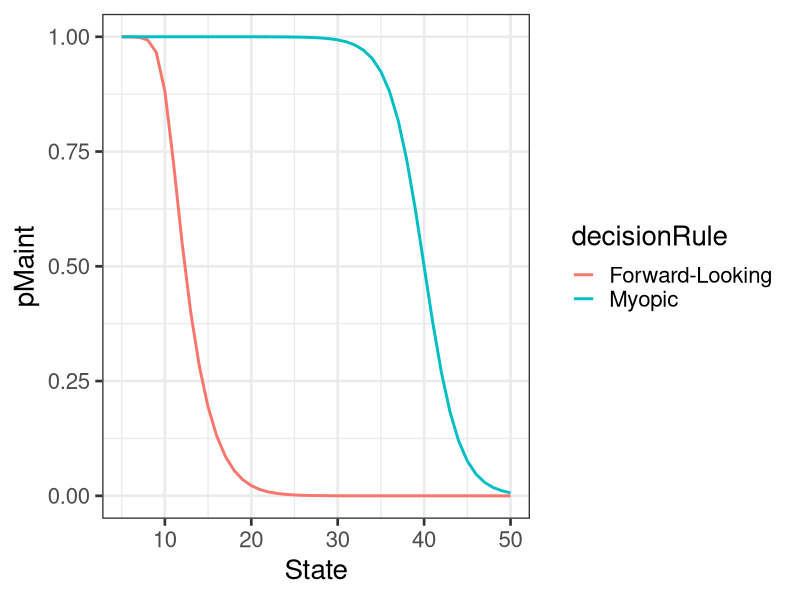
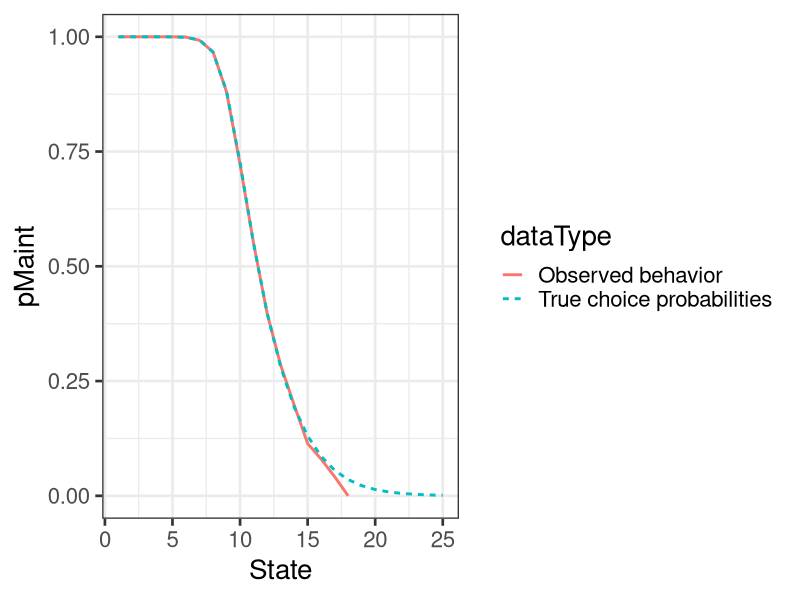
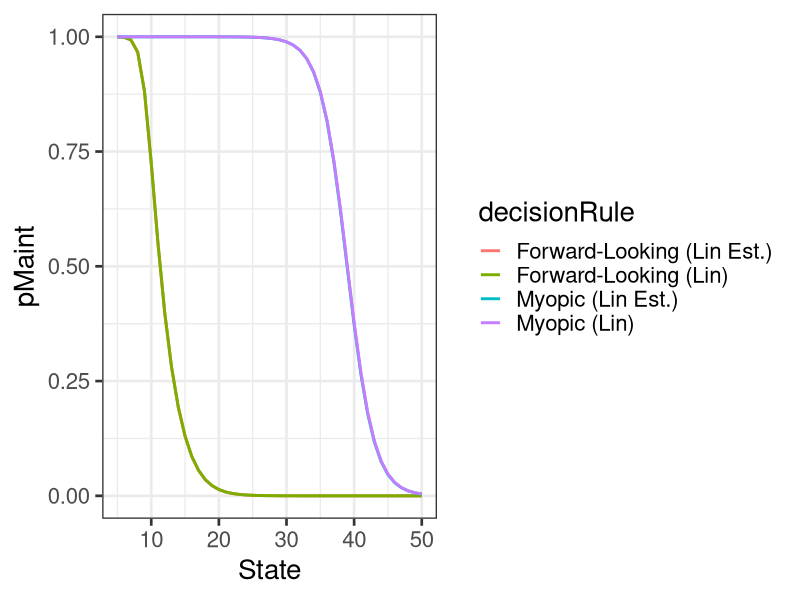

The R source for these figures, in order:
#see https://github.com/QuentinAndre/John-Rust-1987-Python/blob/master/Data%20Generation%20and%20Likelihood%20Fit.ipynb
library(ggplot2)
library(msm)

#1) Number of States and Transitions
# In this paper, the agent observes each bus at a given time t, and makes 
# a decision regarding the replacement of the engine or its maintenance as a 
# function of the observed state of the engine (i.e. its mileage).

# As in the original paper, we discretize the number of states into 
# intervals of length 5000, and define a transition density which governs 
# the evolution of mileage from one time period to another:

# p(x_t+1|x_t,i_t,theta_3) = g(x_t+1-x_t,theta_3) if i_t=0
#                          = g(x_t+1-0,theta_3) if i_t=1

# Here, the function g is defined by a multinomial distribution on 
# the set {0, 1, 2}. In other words, the probability that a bus'
# mileage will increase by a value x between now and the next 
# maintenance decision is:

# theta_31 if x in c(0,5000)
# theta_32 if x in c(5001,10000)
# theta_33 = 1-(theta_31-theta_32) if  x > 10000

#2) Decision Criteria

# The utility function of the decision maker for a single time period is:

# u(x_t,i,theta_1) = -c(x_t,theta_1) + e_t(0) if i = 0
#                  = -RC-c(x_t,theta_1) + e_t(1) if i = 1

# The agent will chose the decision which maximizes its utility. 
# If the agent is forward looking (i.e. if beta != 0), he does 
# not only maximize his utility in the present time period, but 
# also his future utility discounted by beta

# Since beta cannot be estimated without knowing the 
# utility function, we will later set beta to its true value.

# 3) Cost Function 

# A functional form has to be imposed on the cost function c(x_t).

# In this recreation, we assume that the replacement cost is a constant RC, 
# and allow the maintenance cost MC(s,theta_1) to be a linear, exponential 
# or logarithmic function of the state of the bus scaled by a 
# parameter theta_1

#DATA GENERATING PROCESS--------------------------------------------

# 1) Bus Mileage

# A. Introduction
# The generation of a fake dataset can be done in two different ways:
#  -Generating monthly mileage increase from a continuous distribution, discretize the mileage, 
#   and recover the state transition parameters (theta_3) using a maximum-likelihood estimation 
#   (as done in the paper).
#  -Set the vector theta_3 to an arbitrary value, and generate discrete states transitions 
#   with corresponding probabilities.

# The advantage of the first method is that this is closer to what is actually done in the paper: 
# indeed, the focal goal of the paper is to recover RC and the cost scaling vector of parameters theta_1.

# If the decision of the agent is based on the discretized state (and not on the actual mileage), 
# then this approach is not noisier than the second one.

# B. Mileage Transition Definition
# For this reason, we will adopt this first approach, and assumes that the increase in mileage
# follows a truncated normal distribution bounded at [0, 15000]:

# (M_t+1-M_t)~NTrunc(6000,4000)

# The parameters are arbitrarily chosen to ensure that the state transitions probabilities are plausible:

lower=0
upper=15000
mu=6000
sigma=4000

p_x0 = ptnorm(5000,mu,sigma,lower,upper)
p_x1 = ptnorm(10000,mu,sigma,lower,upper)-p_x0
p_x2 = 1 - p_x1 - p_x0
p = c(p_x0, p_x1, p_x2)

p

#p[1] chance of keeping the same mileage, p[2] chance of increasing the mileage state by 1, p[3] chance of increasing the mileage state by 2

#2) Agent's Decisions

# A. Initialization of the variables
# The replacement cost, the maintenance cost function parameters, and the discount rate
# are defined in this section. We set up the discount rate to be lower than in the paper
# to speed up the convergence of the contraction mapping algorithm

rc = 20
theta1_1 = 0.5
theta1_2 = 0.01
beta = 0.75

# B. Definition of the cost function

myopic_costs=function(S, MF, params, p){
  
  "This function computes the myopic expected cost associated with each decision for each state, 
   and returns an array of state/decision costs.
    
   Takes:
    * An integer S, describing the possible states of the bus
    * A maintenance cost function MF, which takes a vector of parameters and a 'state' argument
    * A vector params, to be supplied to the maintenance cost function MF. The first element of 
      the vector is the replacement cost rc.
    * A (3x1) vector p describing the state transitions probabilities 
        
    Returns:
    * A (Sx2) array containing the maintenance and replacement costs for the N possible states of the bus"
  
  rc = params[1]
  maint_cost = rep(NA,S)
  repl_cost = rep(NA,S)
  
  for(s in 1:S){
    maint_cost[s] = MF(s,params[-1])
    repl_cost[s] = rc
  }
  
  cbind(maint_cost,repl_cost)
}

# We assume different possible forms for the maintenance cost function:
# A linear form: MF(s,theta)=theta_11*s
# A quadratic form: MF(s,theta)=theta_11*s+theta_12*s^2
# An exponential form: MF(s,theta)=exp(theta_11*s)
# A log form: MF(s,theta)=log(theta_11+theta_12*s)

lin_cost=function(s,params) s*params[1]
quad_cost=function(s,params) s*params[1]+s^2*params[2]
exp_cost=function(s,params) exp(s*params[1])
log_cost=function(s,params) log(params[1] + s*params[2])

# C. Definition of the choice probabilities, as a function of an array of costs

choice_prob=function(cost_array){
  
  # Returns the probability of each choice, conditional on an array of state/decision costs.
  
  S = nrow(cost_array)
  cost = cost_array-apply(cost_array,1,min) #take the difference since 1) results are the same 2) more stable with exp()
  util = exp(-cost)
  pchoice = util/rowSums(util)
  
  pchoice
}

# D. The Contraction Mapping Algorithm (generate the forward-looking choice probabilities)

contraction_mapping=function(S, p, MF, params, beta=0.75, threshold=1e-6, suppr_output=FALSE){
  
  "Compute the non-myopic expected value of the agent for each possible decision and each possible 
  state of the bus.
  Iterate until the difference in the previously obtained expected value and the new expected value
  is smaller than the threshold.

  Takes:
  * A finite number of states S
  * A state-transition probability vector p = [p(0), p(1), p(2), ..., p(k)] of length k < S
  * A maintenance cost function MF
  * A vector params for the cost function
  * A discount factor beta (optional)
  * A convergence threshold (optional)

  Returns:
  * The converged choice probabilities for the forward-looking and myopic agents for each state, 
  conditional on 'params'"
  
  achieved = TRUE
  
  # Initialization of the state-transition matrices
  # ST_mat: describe the state-transition probabilities if the maintenance cost is incurred
  # RT_mat: regenerate the state to 0 if the replacement cost is incurred.
  # [a,b] = transition from state "a" to "b"
  ST_mat = matrix(0,S,S)
  lp = length(p)
  for(i in 1:S){
    for(j in 1:lp){
      if((i+j-1)<S)  ST_mat[i,i+j-1] = p[j]
      if((i+j-1)==S) ST_mat[i,i+j-1] = sum(p[j:lp]) #out of columns, so collapse the probabilities
    }
  }
  
  R_mat = cbind(1,matrix(0,S,S-1))
  
  # Initialization of the expected value (which is also the myopic decision cost of the agent).
  # Here, the forward-looking component is initialized at 0.
  k = 0
  EV = matrix(0,S,2)
  EV_myopic = EV_new = myopic_costs(S, MF, params, p)
  
  # Contraction mapping loop
  while(max(abs(EV_new-EV)) > threshold){
    # Store the former expected value
    EV = EV_new
    # Obtained the probability of maintenance and replacement from the former expected value
    pchoice = choice_prob(EV)
    # Compute the expected cost for each state: Nx1 vector
    ecost = rowSums(pchoice*EV)
    # Compute the two components of forward-looking utility: In case of maintenance, 
    # utility of future states weighted by transition probabilities. In case of replacement,
    # the future utility is the utility of state 0
    futil_maint = ST_mat%*%ecost
    futil_repl = R_mat%*%ecost
    futil = cbind(futil_maint,futil_repl)
    # Future utility is discounted by beta, and added to the myopic cost. 
    EV_new = EV_myopic + beta*futil
    k = k+1
    if(k == 1000) achieved = FALSE
  }
  
  if(!suppr_output){
    if(achieved){
      cat("Convergence achieved in ",k," iterations")
    } else {
      cat("CM could not converge! Mean difference = ",round(mean(EV_new-EV),2))
    }
  }
  
  list(CP_forward=choice_prob(EV_new),CP_myopic=choice_prob(EV_myopic))
}

# IV. Generation of simulated data (using a linear cost specification)

# 1) True coefficients

# Here, we use the same coefficients as the one described earlier:

# Cost and discount coefficients:
rc=20
theta11=0.5
theta12=0.01
beta=0.75

# State transition probabilities: (Mileage_t+1-Mileage_t)~NTrunc(6000,4000), such that:
p_x0=0.36
p_x1=0.48
p_x2=0.16

# Finally, we assume that there are 70 discrete states for the bus' mileage 
# (i.e. no bus has a mileage greater than 345,000 in the dataset).

# 2) Choice probabilities, as a function of the bus' state:

# Using the Contraction Mapping algorithm implemented earlier, we can obtain the 
# probabibility of maintenance as a function of the bus' state for a forward-looking
# agent and a myopic agent.

params_lin = c(rc,theta11)
p = c(p_x0, p_x1, p_x2)
S = 70
out = contraction_mapping(S=S, p=p, MF=lin_cost, params=params_lin, beta = .75)
lin_forward=out$CP_forward
lin_myopic=out$CP_myopic
pchoice = lin_forward[,1]

ggdat1 = data.frame(decisionRule=c(rep("Forward-Looking",nrow(lin_forward)),
                                   rep("Myopic",nrow(lin_forward))),
                    pMaint=c(lin_forward[,1],lin_myopic[,1]),
                    State=rep(1:S,times=2))

ggplot(ggdat1,aes(y=pMaint,x=State,color=decisionRule))+geom_line(lwd=1)+theme_bw(20)+xlim(5,50)

# 3) The bus replacement dataset.

# A. Initialization

# First, we decide on a number of bus, that we initialize in state 0.
# We treat the dataset as an N_Bus x 4 array, containing:
# -The identifier of the buses
# -The choice made for the buses at this time
# -The mileage
# -The states

# B. State transition functions

# The dataset of buses transition from one period to another in the following way:
# -The agent observes the current state of the buses, and take a decision to maintain (0) or replace (1) each bus.

# -The mileage of each bus is updated a first time:
#   -Kept at its current value if the agent decided to maintain the engine
#   -Reset to 0 if the agent decided to replace the engine

# -The mileage of each bus is updated a second time : a random draw is taken from the 
#   mileage increment random variable for each bus, and the corresponding mileage is added 
#   to the mileage of the bus.

# -The state of each bus is updated to reflect its new mileage

# We define below the transition function

transition=function(bus_df, pchoice){
  
  #Return the updated bus dataset after one decision of our agent.
  
  #Takes:
  # bus_df : A dataframe of buses, containing the identifier of the buses, their mileages, and their current state.
  # *The columns are named: "id","choice","milage","state"
  # pchoice : The converged probabities of the agent choosing to maintain the bus (Sx1 vector)
  
  #Returns:
  #The updated dataset of buses, with the new decisions appended at the end of the dataframe.
  
  # Recovering the number of buses, the previous mileage and the previous states of the buses
  nbus = max(bus_array$id)
  obs = nrow(bus_array)
  ind = (obs-nbus+1):obs #index to capture the previous 'nbus' rows
  prev_mileage = bus_array$mileage[ind]
  prev_states = bus_array$state[ind]
  # Generating choices from choice probabilities, conditional on the state of each bus
  #Make a decision to maintain or replace the bus, based on a probability of choice p and a current state s
  choices = (runif(nbus)>pchoice[prev_states+1])*1
  
  # Generating the new mileage and state
  new_mileage = (1-choices)*prev_mileage + rtnorm(nbus,mu,sigma,lower,upper)
  new_states = floor(new_mileage/5000)
  new_array = data.frame(id=1:nbus,choice=rep(0,nbus),mileage=new_mileage,state=new_states)
  bus_array$choice[ind]=choices #put the choices in the "last" set of observations
  
  rbind(bus_array, new_array)
}

# C. Generation of the full dataset

# The complete dataset is generated by making the agent take a series of decisions.
# Here, we assume that the agent takes nbus consecutive decisions.
# The total number of data points generated will be equal to nbus*nperiod (nbus buses and nperiod time periods).

bus_dgp=function(nbus,nperiod,pchoice){
  
  "Genearates a simulated bus decision process for nbus buses over nperiod decisions
  #using the converged choice probabilities pchoice
  
  Takes:
  * nbus:    The number of buses to simulate
  * nperiod: The number of decision periods
  * pchoice: (S x 1) vector of probabilities. Represents probability of 'maintaining' the bus in each state (versus replacing).
  
  Returns:
  * A dataframe of size (nbus*nperiod x 4) with columns id, choice, mileage, state"
  
  nobs = nbus*nperiod
  bus_df = data.frame(id=rep(1:nbus,times=nperiod),
                      choice=rep(NA,nobs),
                      mileage=rep(NA,nobs),
                      state=rep(NA,nobs))
  
  #Initialization
  bus_df[1:nbus,1] = 1:nbus
  bus_df[1:nbus,-1] = 0
  
  i = 1 
  while(i<nobs){
    prev_ind = seq(from=i,by=1,length.out=nbus) #index of the "last" decisions
    next_ind = prev_ind+nbus                    #index of the "next" decisions
    
    prev_mileage = bus_df$mileage[prev_ind]
    prev_state = bus_df$state[prev_ind]  
    
    # Generating choices from choice probabilities, conditional on the state of each bus
    # Make a decision to maintain the bus using the probability in pchoice and a current state s
    choices = (runif(nbus)>pchoice[prev_state+1])*1 #Note: state "0" corresponds to row "1" in prev_state
    bus_df$choice[prev_ind] = choices
    
    if(next_ind[1]<nobs){
      new_mileage = (1-choices)*prev_mileage + rtnorm(nbus,mu,sigma,lower,upper)
      new_state = floor(new_mileage/5000)
      
      bus_df$mileage[next_ind] = new_mileage
      bus_df$state[next_ind] = new_state  
    }
    
    i=i+nbus
  }
  
  bus_df
}

nbus = 1000
nperiod = 100
bus_df_lin = bus_dgp(nbus,nperiod,pchoice)

choice_freq=aggregate(choice~state,data=bus_df_lin,FUN=mean)

ggdat2 = data.frame(dataType=c(rep("Observed behavior",nrow(choice_freq)),
                               rep("True choice probabilities",length(pchoice))),
                    pMaint=c(1-choice_freq$choice,pchoice),
                    State=c(choice_freq$state,0:(S-1)))

ggplot(ggdat2,aes(y=pMaint,x=State,lty=dataType,color=dataType))+geom_line(lwd=1)+theme_bw(20)+xlim(1,25)

# C. Export of the data

# We only need the decision state and the choice, as the other variables will not be used in the estimation section.

write.csv(bus_df_lin,file="bus_df_lin.csv",row.names = FALSE)

# VI. Estimation

# 1) Dynamic Utility Logit Model

# In this section, we implement a Dynamic Utility Logit model, which will be our workbench for the estimation
# of the data. We wrap in this class the functions defined earlier (to avoid global references)
# and refactor some portions of the code (to make the model more flexible). 
# The maintenance cost function is kept outside of the scope of the class, and must be 
# supplied at the initialization of the object as an argument.

data=bus_df_lin

DynamicLogit=function(params,data,S,p,MF){
  
  "
  Evaluate the cost parameters underlying a bus replacement pattern by a forward-looking agent.
  
  Takes:
  * Data: a dataframe, which contains:
    -choice: the name of the column containing the dummy endogenous variable
    -state: the name of the column containing the exogenous variable 
  
  * p: The state-transition vector of exogenous variable.
      For instance, p = [0, 0.6, 0.4] means that the bus will 
      transition to the next mileage state with probability 0.6, 
      and to the second next mileage state with probability 0.4.
  
  * MF: A function passed as an argument, which is the functional 
      form for the maintenance cost. This function must accept as
      a first argument a state s, and as a second argument a vector of parameters.
  "
  
  endog = data$choice
  exog = data$state
  
  N=length(endog)
  S=max(exog)*2 # Assumes that the true maximum number states is twice the maximum observed state.
  
  # Matrices to speed up computations of the log-likelihood
  
  # A (SxN) matrix indicating the state of each observation
  state_mat=matrix(0,S,N)
  for(s in 0:(S-1)) state_mat[s+1,]=(exog==s)*1 #Note 0 is a state, sum(state_mat)==N should be true
  
  # A (2xN) matrix indicating with a dummy the decision taken by the agent for each time/bus observation (replace or maintain)
  dec_mat = rbind(t(1-endog),endog)
  
  "
  The log-likelihood of the Dynamic model is estimated in several steps.
  1) The current parameters are supplied to the contraction mapping function
  2) The function returns a matrix of decision probabilities for each state.
  3) This matrix is used to compute the loglikelihood of the observations
  4) The log-likelihood are then summed accross individuals, and returned
  "
  
  util = contraction_mapping(S=S, p=p, MF=MF, params=params, beta = .75,suppr_output = TRUE)
  pchoice = util$CP_forward
  logprob = log(t(state_mat)%*%pchoice)
  -sum(logprob*t(dec_mat))
}

# 2) Fitting the linear cost data

# A. Fitting the true linear cost function to the data

# In this section, we fit the data generated by the linear cost function and recover the parameters RC and ??. We do it for different characterizations of the cost function, and thereby illustrate the consequences of a misspecification.
# Recall that in the linear model:
# RC=20
# theta11=0.5

bounds = c(1e-6, Inf)
npars=2
lin_fit = optim(par=rep(.1,npars),fn=DynamicLogit,method=c("L-BFGS-B"),lower=bounds[1],upper=bounds[2],
                data=data,S=S,p=p,MF=lin_cost,control=list(fnscale=1))

# Return the parameters obtained after fitting the likelihood function to the data.
loglike =  lin_fit$value
fit_params = lin_fit$par
cat("Log-Likelihood: ",loglike,fill=TRUE)
cat("RC: ",fit_params[1],fill=TRUE)
cat("thetas: ",fit_params[-1],fill=TRUE)

#Compare with the true values
params_lin = c(20,.5)
linEst = contraction_mapping(S=70, p=p, MF=lin_cost, params=fit_params, beta = .75)
lin_forwardEst=linEst$CP_forward
lin_myopicEst=linEst$CP_myopic

gglinEst = data.frame(decisionRule=c(rep("Forward-Looking (Lin)",nrow(lin_forward)),
                                     rep("Myopic (Lin)",nrow(lin_myopic)),
                                     rep("Forward-Looking (Lin Est.)",nrow(lin_forwardEst)),
                                     rep("Myopic (Lin Est.)",nrow(lin_myopicEst))),
                      pMaint=c(lin_forward[,1],lin_myopic[,1],lin_forwardEst[,1],lin_myopicEst[,1]),
                      State=c(0:(nrow(lin_forward)-1),0:(nrow(lin_myopic)-1),0:(nrow(lin_forwardEst)-1),0:(nrow(lin_myopicEst)-1)))

ggplot(gglinEst,aes(y=pMaint,x=State,color=decisionRule))+geom_line(lwd=1)+theme_bw(20)+xlim(5,50)
